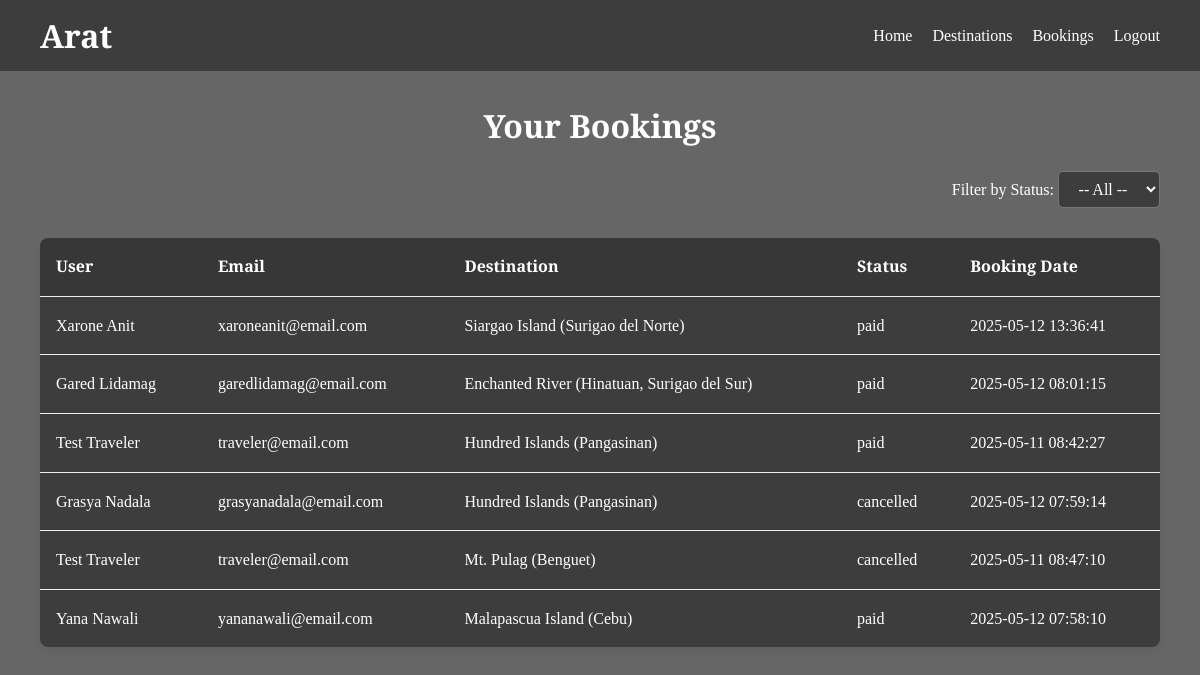
Screenshot of /frontend/operator/bookings.php (signed in) with the database file from the repository.
### tables this page shows
CREATE TABLE `bookings` (
  `id` int(11) NOT NULL,
  `user_id` int(11) NOT NULL,
  `package_id` int(11) NOT NULL,
  `booking_date` timestamp NOT NULL DEFAULT current_timestamp(),
  `payment_method` enum('credit_card','online_banking','e_wallet') NOT NULL,
  `special_requests` text DEFAULT NULL,
  `status` enum('pending','paid','cancelled') NOT NULL,
  `num_travelers` int(11) NOT NULL DEFAULT 1,
  `total_price` decimal(10,2) DEFAULT NULL
);

CREATE TABLE `users` (
  `id` int(11) NOT NULL,
  `name` varchar(100) DEFAULT NULL,
  `email` varchar(100) DEFAULT NULL,
  `password` varchar(255) DEFAULT NULL,
  `role` enum('traveler','operator','admin') DEFAULT 'traveler',
  `created_at` timestamp NOT NULL DEFAULT current_timestamp(),
  `status` enum('active','inactive') DEFAULT 'active'
);

CREATE TABLE `destinations` (
  `id` int(11) NOT NULL,
  `operator_id` int(11) DEFAULT NULL,
  `name` varchar(100) DEFAULT NULL,
  `description` text DEFAULT NULL,
  `image_url` varchar(255) DEFAULT NULL,
  `itinerary` text DEFAULT NULL,
  `flight_info` varchar(255) DEFAULT NULL,
  `hotel` varchar(255) DEFAULT NULL,
  `start_date` date DEFAULT NULL,
  `end_date` date DEFAULT NULL,
  `price` decimal(10,2) DEFAULT NULL,
  `created_at` datetime DEFAULT current_timestamp(),
  `max_slots` int(11) DEFAULT 20,
  `is_featured` tinyint(1) DEFAULT 0
);

### frontend/operator/bookings.php (the view, shortened to what this page needs)
<?php
require '../../backend/config/db.php';
$operator_id = $_SESSION['user_id'];
$query = "
    SELECT b.*, u.name AS user_name, u.email, d.name AS destination_name
    FROM bookings b
    JOIN users u ON b.user_id = u.id
    JOIN destinations d ON b.package_id = d.id
    WHERE d.operator_id = ?
";
$params = [$operator_id];
$stmt = $pdo->prepare($query);
$stmt->execute($params);
$bookings = $stmt->fetchAll(PDO::FETCH_ASSOC);
?>
<!DOCTYPE html>
<html lang="en">
<head>
</head>
<body>
  <header>
    <h1>Arat</h1>
    <nav>
      <a href="dashboard.php">Home</a>
      <a href="destinations.php">Destinations</a>
      <a href="bookings.php">Bookings</a>
      <a href="/backend/auth/logout.php">Logout</a>
    </nav>
  </header>
  <div class="overlay">
    <h2>Your Bookings</h2>
    <div class="filter">
      <form method="GET">
        <label for="status">Filter by Status:</label>
        <select name="status" onchange="this.form.submit()">
          <option value="">-- All --</option>
        </select>
      </form>
    </div>
    <table>
      <thead>
        <tr>
          <th>User</th>
          <th>Email</th>
          <th>Destination</th>
          <th>Status</th>
          <th>Booking Date</th>
        </tr>
      </thead>
      <tbody>
        <?php if (count($bookings) === 0): ?>
          <tr><td colspan="5">No bookings found.</td></tr>
        <?php else: ?>
          <?php foreach ($bookings as $booking): ?>
            <tr>
              <td><?= htmlspecialchars($booking['user_name']) ?></td>
              <td><?= htmlspecialchars($booking['email']) ?></td>
              <td><?= htmlspecialchars($booking['destination_name']) ?></td>
              <td><?= htmlspecialchars($booking['status']) ?></td>
              <td><?= htmlspecialchars($booking['booking_date']) ?></td>
            </tr>
          <?php endforeach; ?>
        <?php endif; ?>
      </tbody>
    </table>
  </div>
</body>
</html>

### frontend/operator/bookings.php (style rules this page uses)
* { margin: 0; padding: 0; box-sizing: border-box; font-family: 'Playfair Display', serif; }
body { font-family: 'Playfair Display', serif; background-image: url('/image/bora1.jpg'); background-size: cover; background-attachment: fixed; background-position: center; background-repeat: no-repeat; color: #333; line-height: 1.6; position: relative; }
.overlay { position: relative; z-index: 1; padding: 100px 40px 40px; background-color: rgba(0, 0, 0, 0.6); min-height: 100vh; }
header { position: absolute; top: 0; left: 0; width: 100%; padding: 10px 40px; display: flex; align-items: center; z-index: 1000; background: rgba(0, 0, 0, 0.4); }
header h1 { font-size: 32px; color: #fff; }
nav { margin-left: auto; display: flex; align-items: center; }
nav a { margin-left: 20px; color: #fff; text-decoration: none; font-weight: 500; font-size: 16px; transition: color 0.3s; }
h2 { font-size: 32px; color:rgb(255, 255, 255); margin-bottom: 20px; text-align: center; }
.filter { margin-bottom: 30px; color: white; text-align: right; }
.filter select { color: white; padding: 8px; font-size: 16px; border-radius: 5px; text-align: center; background-color: rgba(0, 0, 0, 0.4); }
table { width: 100%; border-collapse: collapse; background-color: rgba(0, 0, 0, 0.4); border-radius: 8px; overflow: hidden; box-shadow: 0 4px 10px rgba(0, 0, 0, 0.08); }
th, td { padding: 16px; border-bottom: 1px solid #eee; text-align: left; }
th { background-color:rgba(0, 0, 0, 0.1); color: white; }
tr:last-child td { border-bottom: none; }
td { color: white; }

### rows the page displays
bookings: user.name "Xarone Anit", user.email "xaroneanit@email.com", package.name "Siargao Island (Surigao del Norte)", status "paid", booking_date "2025-05-12 13:36:41"
bookings: user.name "Gared Lidamag", user.email "garedlidamag@email.com", package.name "Enchanted River (Hinatuan, Surigao del Sur)", status "paid", booking_date "2025-05-12 08:01:15"
bookings: user.name "Test Traveler", user.email "traveler@email.com", package.name "Hundred Islands (Pangasinan)", status "paid", booking_date "2025-05-11 08:42:27"
bookings: user.name "Grasya Nadala", user.email "grasyanadala@email.com", package.name "Hundred Islands (Pangasinan)", status "cancelled", booking_date "2025-05-12 07:59:14"
bookings: user.name "Test Traveler", user.email "traveler@email.com", package.name "Mt. Pulag (Benguet)", status "cancelled", booking_date "2025-05-11 08:47:10"
bookings: user.name "Yana Nawali", user.email "yananawali@email.com", package.name "Malapascua Island (Cebu)", status "paid", booking_date "2025-05-12 07:58:10"
